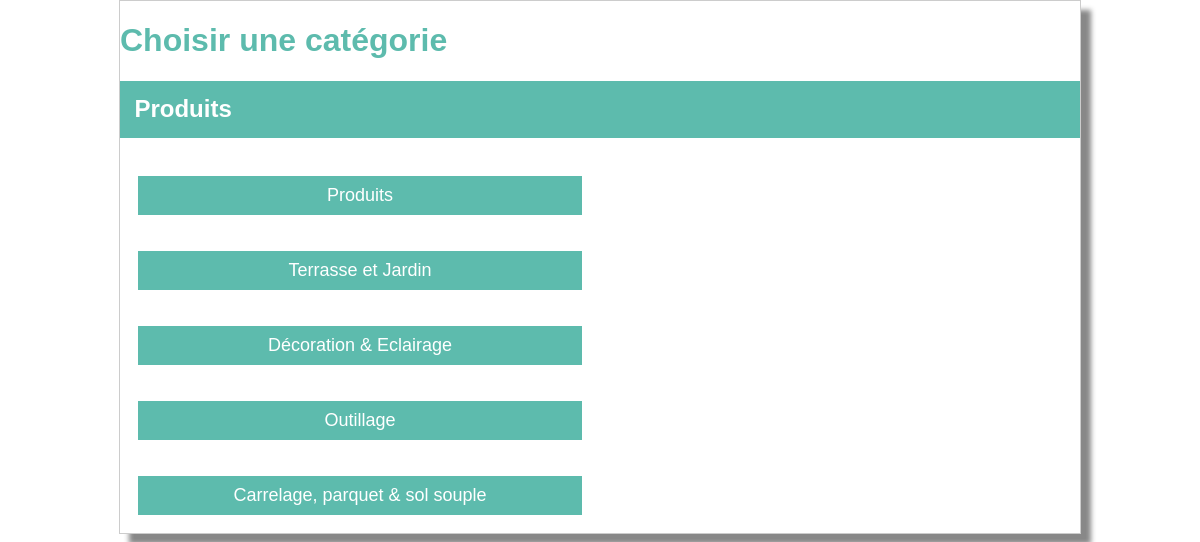
The app's page /controler/choisirCategorie.ctrl.php with its own data.
### tables this page shows
CREATE TABLE categorie (
	id INTEGER PRIMARY KEY,
	nom TEXT,
	pere INTEGER,
	FOREIGN KEY(pere) REFERENCES categorie(id)
);

### framework/view.fw.php (called while the page is built, shortened)
<?php
class View {
  function display(string $view) {
    $this->filePath = "view/".$view.'.view.php';
    require($this->filePath);
    exit(0);
  }
}
?>

### controler/choisirCategorie.ctrl.php (called while the page is built, shortened)
<?php
include_once('framework/view.fw.php');
include_once('model/categorie.class.php');
$idCategorie = isset($_GET['idCategorie']) ? (int)$_GET['idCategorie'] : 1;
$categorie = Categorie::read($idCategorie);
$nomCategorie = $categorie->getNom();
$subCategories = $categorie->readSubCategorie();
$page = isset($_GET['page']) ? max(1, (int)$_GET['page']) : 1;
$articlePerPage = 12;
$totalPages = ceil(Article::count()/$articlePerPage);
$pagePrec = ($page > 1) ? $page - 1 : 1;
$pageSuiv = ($page < $totalPages) ? $page + 1 : $totalPages;
$articles = Article::readPageCategorie($page, $articlePerPage, $categorie);
$view = new View();
$view->assign('idCategorie',$idCategorie);
$view->assign('categorie', $categorie);
$view->assign('nomCategorie',$nomCategorie);
$view->assign('subCategories', $subCategories);
$view->assign('articles',$articles);
$view->assign('page',$page);
$view->assign('pagePrec',$pagePrec);
$view->assign('pageSuiv',$pageSuiv);
$view->display("categorie");
?>

### model/dao.class.php (called while the page is built, shortened)
<?php
class DAO {
  private static $instance = null;
  private PDO $db;
  private string $database = 'sqlite:'.__DIR__.'/../data/bricomachin.db';
  private function __construct() {
    try {
      $this->db = new PDO($this->database);
      $this->db->setAttribute(PDO::ATTR_ERRMODE, PDO::ERRMODE_EXCEPTION);
    } catch (PDOException $e) {
      throw new Exception("Erreur PDO : ".$e->getMessage().' sur '.$this->database);
    }
  }
  public static function get() : DAO {
    if(is_null(self::$instance)) {
      self::$instance = new DAO();
    }
    return self::$instance;
  }
  public function prepare(string $query) : PDOStatement
  {
    try {
      $request = $this->db->prepare($query);
    } catch (PDOException $e) {
      die('PDO query Error on "' . $query . '" ' . $e->getMessage());
    }
    return $request;
  }
}
?>

### model/categorie.class.php (called while the page is built, shortened)
<?php
require_once(__DIR__.'/dao.class.php');
class Categorie {
  private int  $id;
  private string  $nom;
  public function __construct(int $id=-1,string $nom='',int $pere=-1) {
    $this->id = $id;
    $this->nom = $nom;
  }
  public function getId() : int {
    return $this->id;
  }
  public function getNom() : string {
    return $this->nom;
  }
  public static function read(int $id): Categorie {
    $dao = DAO::get();
    $query = $dao->prepare('SELECT * FROM categorie WHERE id = :id');
    $query->execute([':id' => $id]);
    $table = $query->fetchAll();
    $row = $table[0];
    $categorie = new Categorie($row['id'],$row['nom'],$row['pere']);
    return $categorie;
  }
  public function readSubCategorie(): array {
    $subCategory = array();
    $dao = DAO::get();
    $query = $dao->prepare('SELECT * FROM categorie WHERE pere = :id');
    $query->execute([':id' => $this->id]);
    $enfants = $query->fetchAll();
    foreach($enfants as $enfant){
      $subCategory[] = new Categorie($enfant['id'], $enfant['nom'], $enfant['pere']);
    }
    return $subCategory;
  }
}
?>

### view/categorie.view.php (the view, shortened to what this page needs)
<!DOCTYPE html>
<html lang="en" dir="ltr">
<head>
  <link rel="stylesheet" type="text/css" href="view/design/style.css">
</head>
<body>
  <h1>Choisir une catégorie</h1>
  <h2><?=$nomCategorie?></h2>
  <form class="categorie" method="get">
    <?php if(!empty($subCategories)) : ?>
    <?php foreach($subCategories as $subCategorie) : ?>
      <button type="submit" name="idCategorie" value="<?= $subCategorie->getId() ?>">
          <?= $subCategorie->getNom() ?>
      </button>
    <?php endforeach; ?>
<?php endif; ?>
</body>
</html>

### view/design/style.css (style rules this page uses)
html { --main-color: #5dbbad }
body { font-family: "Arial"; width: 960px; margin: auto; border: 1px solid #CCC; box-shadow: 10px 10px 5px #888888; }
h1 { color : var(--main-color); }
body>h2 { color: white; padding: 0.6em; background-color: var(--main-color); }
form.categorie { display: flex; flex-direction: column; align-items: stretch; width: 50%; }
form.categorie * { margin: 1em; }
form button { background-color: var(--main-color); color: white; font-size: large; padding: 0.5em; border-width: 0px; }

### records on screen
categorie: nom "Produits", $subCategorie->getId() 1 (drawn)
categorie: $subCategorie->getId() 2 (drawn), nom "Terrasse et Jardin"
categorie: $subCategorie->getId() 5 (drawn), nom "Décoration & Eclairage"
categorie: $subCategorie->getId() 9 (drawn), nom "Outillage"
categorie: $subCategorie->getId() 19 (drawn), nom "Carrelage, parquet & sol souple"
